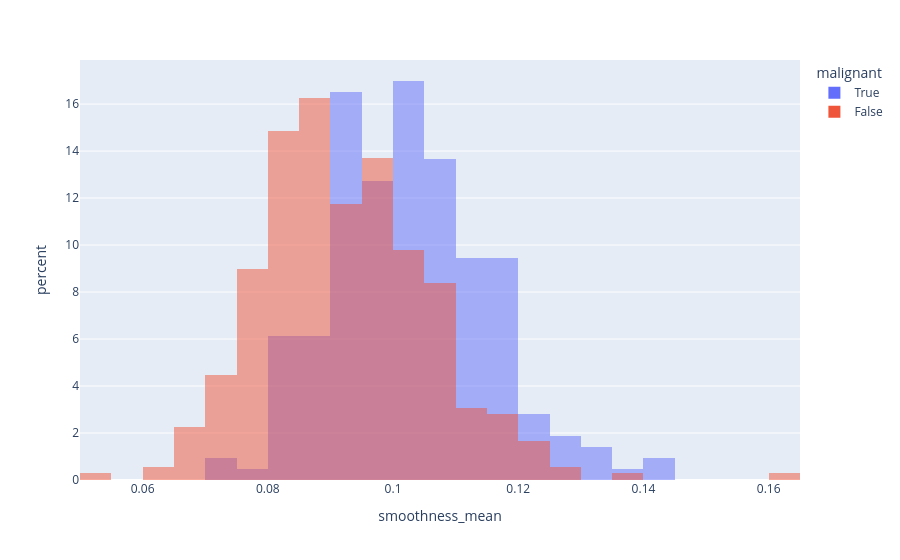

This figure's notebook cell:
### Code cell
df.plot(kind='hist', x='smoothness_mean', color='malignant', barmode='overlay', histnorm='percent')

### Figure 1 — Plotly figure (JSON) as saved in the notebook; plotly's stock layout.template omitted (floating-point values rounded to 4 significant figures; data arrays with more than 128 entries replaced by an {"elided": "..."} marker saying what was removed)
{"data": [{"bingroup": "x", "histnorm": "percent", "hovertemplate": "malignant=True<br>smoothness_mean=%{x}<br>percent=%{y}<extra></extra>", "legendgroup": "True", "marker": {"color": "#636efa", "opacity": 0.5, "pattern": {"shape": ""}}, "name": "True", "orientation": "v", "showlegend": true, "x": {"elided": "212 float values"}, "xaxis": "x", "yaxis": "y", "type": "histogram"}, {"bingroup": "x", "histnorm": "percent", "hovertemplate": "malignant=False<br>smoothness_mean=%{x}<br>percent=%{y}<extra></extra>", "legendgroup": "False", "marker": {"color": "#EF553B", "opacity": 0.5, "pattern": {"shape": ""}}, "name": "False", "orientation": "v", "showlegend": true, "x": {"elided": "357 float values"}, "xaxis": "x", "yaxis": "y", "type": "histogram"}], "layout": {"xaxis": {"anchor": "y", "domain": [0.0, 1.0], "title": {"text": "smoothness_mean"}}, "yaxis": {"anchor": "x", "domain": [0.0, 1.0], "title": {"text": "percent"}}, "legend": {"title": {"text": "malignant"}, "tracegroupgap": 0}, "margin": {"t": 60}, "barmode": "overlay"}}
